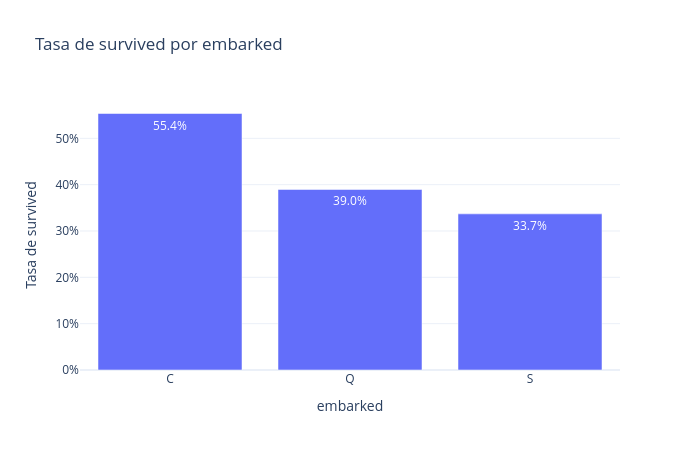

Notebook cell for this chart:
### Code cell
# Tasa de supervivencia por puerto de embarque
# ✍️ Tu código aquí
plot_tasa_por_categoria(df, 'embarked', 'survived')

### Figure 1 — Plotly figure (JSON) as saved in the notebook; plotly's stock layout.template omitted (floating-point values rounded to 4 significant figures)
{"data": [{"hovertemplate": "embarked=%{x}<br>survived=%{y}<extra></extra>", "legendgroup": "", "marker": {"color": "#636efa", "pattern": {"shape": ""}}, "name": "", "orientation": "v", "showlegend": false, "textposition": "auto", "texttemplate": "%{y:.1%}", "type": "bar", "x": ["C", "Q", "S"], "xaxis": "x", "y": [0.5536, 0.3896, 0.337], "yaxis": "y"}], "layout": {"barmode": "relative", "height": 450, "legend": {"tracegroupgap": 0}, "title": {"text": "Tasa de survived por embarked"}, "width": 700, "xaxis": {"anchor": "y", "domain": [0, 1], "title": {"text": "embarked"}, "type": "category"}, "yaxis": {"anchor": "x", "domain": [0, 1], "tickformat": ".0%", "title": {"text": "Tasa de survived"}}}}
